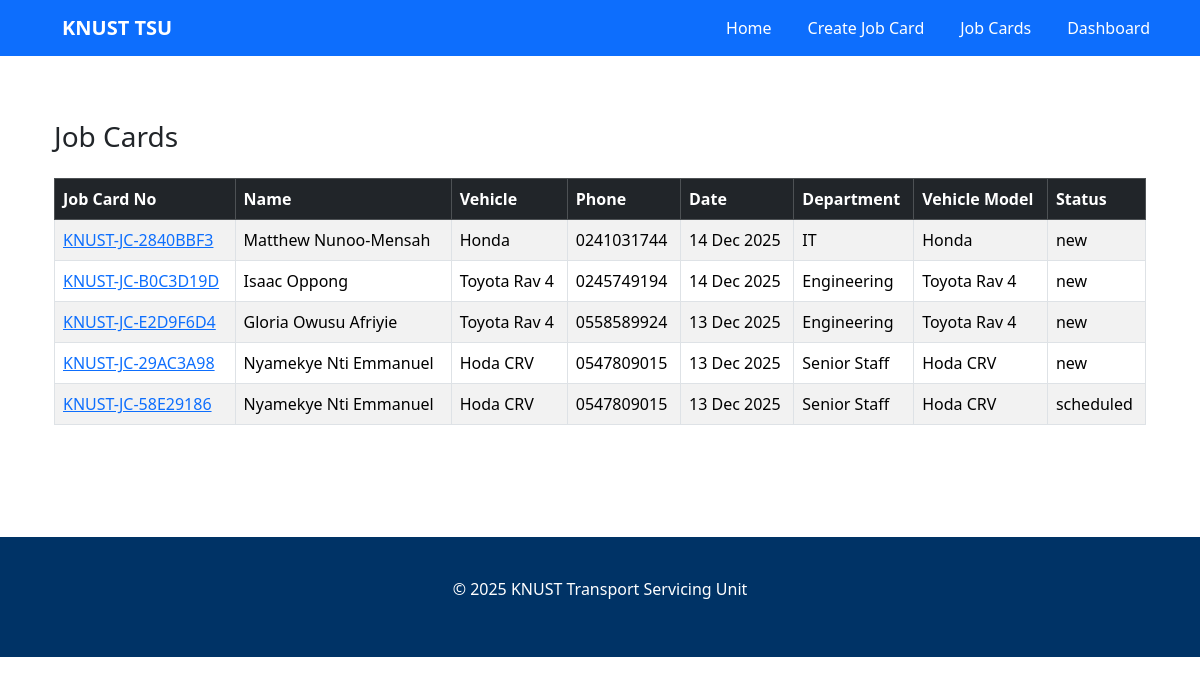
/jobcards/list/, run on the app's committed database.
### jobcards/models.py (models this page shows, shortened)
class JobCard(models.Model):
    job_card_no = models.CharField(
        max_length=20,
        unique=True,
        editable=False
    )
    timestamp = models.DateTimeField(auto_now_add=True)
    full_name = models.CharField(max_length=150)
    department = models.CharField(max_length=150)
    phone_number = models.CharField(max_length=20)
    email_address = models.EmailField()
    vehicle_make_model = models.CharField(max_length=150)
    year = models.PositiveIntegerField()
    registration_number = models.CharField(max_length=50)
    mileage = models.PositiveIntegerField()
    vin_chassis_number = models.CharField(
        max_length=100,
        blank=True,
        null=True
    )
    service_description = models.TextField()
    serviced_recently = models.BooleanField(default=False)
    preferred_service_date = models.DateField()
    additional_concerns = models.TextField(blank=True, null=True)
    confirmation = models.BooleanField(default=False)
    payment_status = models.CharField(
        max_length=20,
        choices=[
            ('pending', 'Pending'),
            ('paid', 'Paid'),
            ('failed', 'Failed'),
        ],
        default='pending'
    )
    payment_reference = models.CharField(max_length=100, blank=True, null=True)
    amount = models.DecimalField(max_digits=10, decimal_places=2, blank=True, null=True)
    STATUS_CHOICES = [
        ('new', 'New'),
        ('scheduled', 'Scheduled'),
        ('in_progress', 'In Progress'),
        ('completed', 'Completed'),
        ('cancelled', 'Cancelled'),
    ]
    status = models.CharField(
        max_length=20,
        choices=STATUS_CHOICES,
        default='new'
    )

### jobcards/views.py (the view)
# urls.py: path('list/', views.job_card_list, name='job_card_list'),
def job_card_list(request):
    job_cards = JobCard.objects.order_by('-timestamp')
    return render(
        request,
        'jobcards/job_card_list.html',
        {'job_cards': job_cards}
    )

### templates/jobcards/job_card_list.html (shortened to what this page needs)
{% extends 'jobcards/base.html' %}
{% block content %}
    <link href="https://cdn.jsdelivr.net/npm/bootstrap@5.3.2/dist/css/bootstrap.min.css" rel="stylesheet">
</head>
<body>
<div class="container py-5">
    <h3 class="mb-4">Job Cards</h3>
    <table class="table table-striped table-bordered">
        <thead class="table-dark">
            <tr>
                <th>Job Card No</th>
                <th>Name</th>
                <th>Vehicle</th>
                <th>Phone</th>
                <th>Date</th>
                <th>Department</th>
                <th>Vehicle Model</th>
                <th>Status</th>
            </tr>
        </thead>
        <tbody>
            {% for card in job_cards %}
            <tr>
                <td><a href="{% url 'job_card_detail' card.job_card_no %}"> {{ card.job_card_no }}</a></td>
                <td>{{ card.full_name }}</td>
                <td>{{ card.vehicle_make_model }}</td>
                <td>{{ card.phone_number }}</td>
                <td>{{ card.timestamp|date:"d M Y" }}</td>
                <td>{{card.department}}</td>
                <td>{{card.vehicle_make_model}}</td>
                <td>{{card.status}}</td>
            </tr>
            {% endfor %}
        </tbody>
    </table>
</div>
</body>
</html>
{% endblock %}

### templates/jobcards/base.html (shortened to what this page needs)
{% load static %}
<!DOCTYPE html>
<html lang="en">
<head>
    <link href="https://cdn.jsdelivr.net/npm/bootstrap@5.3.2/dist/css/bootstrap.min.css" rel="stylesheet">
    <link rel="stylesheet" href="{% static 'jobcards/css/style.css' %}">
</head>
<body>
<nav class="navbar navbar-expand-lg navbar-dark bg-primary fixed-top">
    <div class="container">
        <a class="navbar-brand fw-bold" href="{% url 'home' %}">KNUST TSU</a>
        <div class="collapse navbar-collapse">
            <ul class="navbar-nav ms-auto">
                <li class="nav-item"><a class="nav-link" href="{% url 'home' %}">Home</a></li>
                <li class="nav-item"><a class="nav-link" href="{% url 'create_job_card' %}">Create Job Card</a></li>
                <li class="nav-item"><a class="nav-link" href="{% url 'job_card_list' %}">Job Cards</a></li>
                <li class="nav-item"><a class="nav-link" href="{% url 'dashboard' %}">Dashboard</a></li>
            </ul>
        </div>
    </div>
</nav>
<div class="container mt-5 pt-4">
    {% block content %}{% endblock %}
<footer class="footer text-center mt-5">
    <p>&copy; 2025 KNUST Transport Servicing Unit</p>
</footer>
</body>
</html>

### templates/frontend/css/style.css (style rules this page uses)
* { margin: 0; padding: 0; box-sizing: border-box; font-family: "Segoe UI", sans-serif; }
body { background: #f5f7fa; color: #333; }
.container { max-width: 1100px; margin: auto; padding: 0 20px; }
.navbar { background: #003366; color: white; padding: 15px 0; }
.navbar a { color: white; margin-left: 20px; text-decoration: none; }
.footer { background: #003366; color: white; padding: 40px 0; margin-top: 60px; }

### data on the page
JobCard: job_card_no "KNUST-JC-2840BBF3", full_name "Matthew Nunoo-Mensah", vehicle_make_model "Honda", phone_number "0241031744", timestamp "14 Dec 2025", department "IT", status "new"
JobCard: job_card_no "KNUST-JC-B0C3D19D", full_name "Isaac Oppong", vehicle_make_model "Toyota Rav 4", phone_number "0245749194", timestamp "14 Dec 2025", department "Engineering", status "new"
JobCard: job_card_no "KNUST-JC-E2D9F6D4", full_name "Gloria Owusu Afriyie", vehicle_make_model "Toyota Rav 4", phone_number "0558589924", timestamp "13 Dec 2025", department "Engineering", status "new"
JobCard: job_card_no "KNUST-JC-29AC3A98", full_name "Nyamekye Nti Emmanuel", vehicle_make_model "Hoda CRV", phone_number "0547809015", timestamp "13 Dec 2025", department "Senior Staff", status "new"
JobCard: job_card_no "KNUST-JC-58E29186", full_name "Nyamekye Nti Emmanuel", vehicle_make_model "Hoda CRV", phone_number "0547809015", timestamp "13 Dec 2025", department "Senior Staff", status "scheduled"
